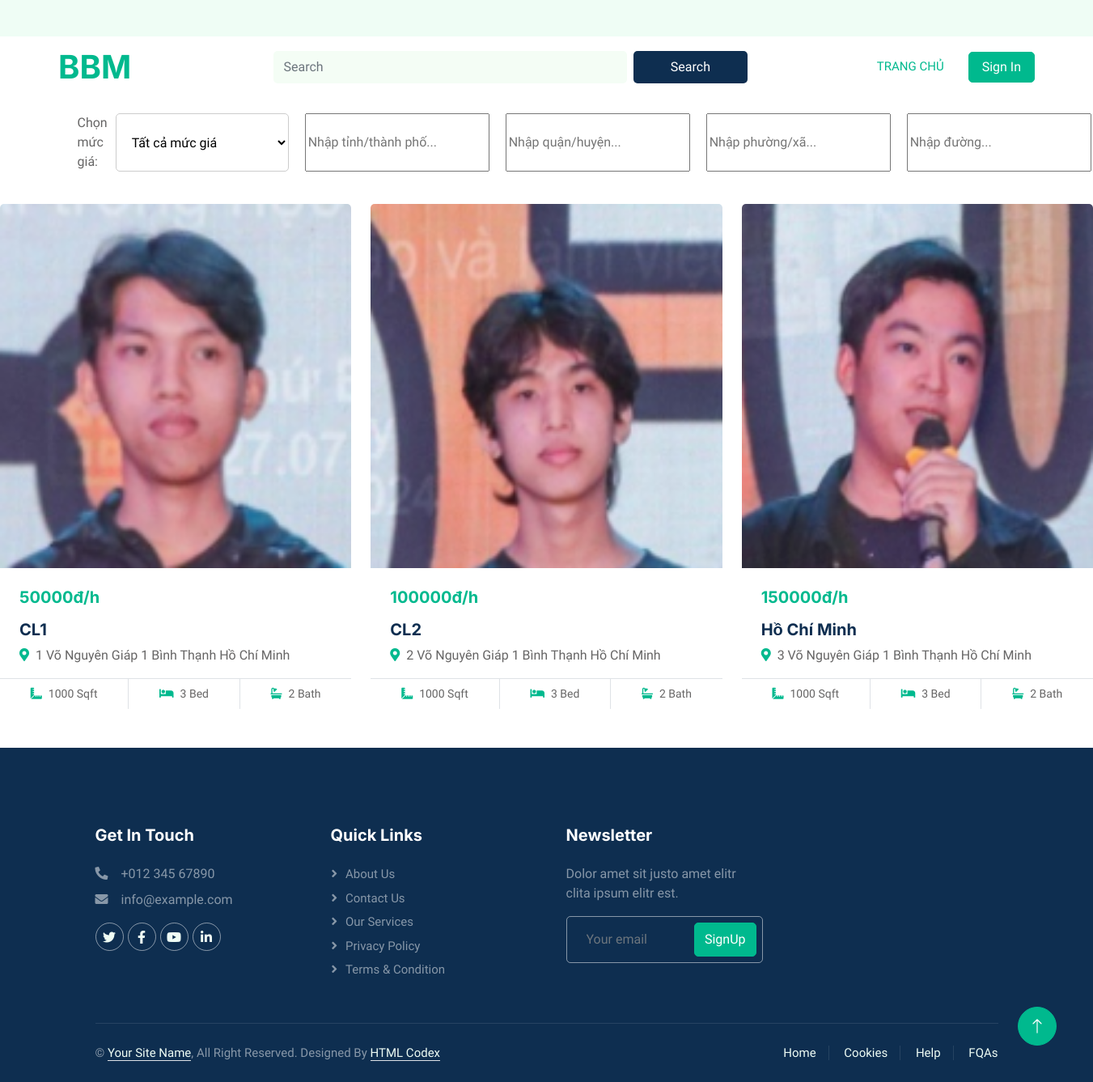
/filter/, run on the app's committed database.
### BCourt/models.py (models this page shows, shortened)
class Court(models.Model):
    courtManager = models.ForeignKey("BUser.User", on_delete=models.CASCADE, limit_choices_to={'role':'courtmanager'})
    maCourt = models.CharField(default='',max_length=10, primary_key=True)
    name = models.CharField(max_length=100)
    address = models.ForeignKey(Address, on_delete=models.CASCADE)
    price = models.IntegerField(validators=[MinValueValidator(10000)])
    description = models.CharField(default='',max_length=255, null=True, blank= True)
    img = models.ImageField(upload_to="images/", verbose_name="Hình ảnh sân")
    courtStaff=models.ManyToManyField("BUser.User", limit_choices_to={'role':'courtstaff'}, related_name="staffed_courts", blank=True)
    rateAvr = models.FloatField(default=0.0)  # Trung bình rating

class Address(models.Model):
    soNha=models.CharField(max_length=100)
    duong=models.CharField(max_length=100)
    phuong=models.CharField(max_length=100)
    quan=models.CharField(max_length=100)
    tinh=models.CharField(max_length=100)
    class Meta:
        unique_together = ['soNha', 'duong', 'phuong', 'quan', 'tinh']
    def __str__(self):
        return f"{self.soNha} {self.duong} {self.phuong} {self.quan} {self.tinh} "

### home/views.py (the view)
# urls.py: path('filter/', views.courtFilter, name='filter'),
def courtFilter(request):
    selected_price = request.GET.get("price", "")
    selected_tinh = request.GET.get("tinh", "")
    selected_quan = request.GET.get("quan", "")
    selected_phuong = request.GET.get("phuong", "")
    selected_duong = request.GET.get("duong", "")
    courts = Court.objects.all()
    if selected_price == "low":
        courts = courts.filter(price__lt=50000)
    elif selected_price == "medium":
        courts = courts.filter(price__gte=50000, price__lte=100000)
    elif selected_price == "high":
        courts = courts.filter(price__gt=100000)
    if selected_tinh:
        courts = courts.filter(address__tinh__icontains=selected_tinh)
    if selected_quan:
        courts = courts.filter(address__quan__icontains=selected_quan)
    if selected_phuong:
        courts = courts.filter(address__phuong__icontains=selected_phuong)
    if selected_duong:
        courts = courts.filter(address__duong__icontains=selected_duong)
    context = {
        "courts": courts,
    }
    return render(request, "home/filter.html", context)

### home/templates/home/filter.html
{% extends "master_page.html" %}
{%load static%}
{%block navbar%}
    {%include '../navbar.html' %}
{%endblock%}
{%block footer%}
    {%include '../footer.html' %}
{%endblock%}
{%block content%}
{%include '../filter.html' %}
<div class="row g-4">
    {% for court in courts %}
    <div class="col-lg-4 col-md-6 wow fadeInUp">
        <div class="property-court rounded overflow-hidden">
            <div class="position-relative overflow-hidden">
                <a href="{% url 'detail' court.maCourt %}"><img class="img-fluid" style="height: 450px;" src="{{court.img.url}}" alt=""></a>
            </div>
            <div class="p-4 pb-0">
                <h5 class="text-primary mb-3">{{court.price}}đ/h</h5>
                <a class="d-block h5 mb-2" href="{% url 'detail' court.maCourt %}">{{court.name}}</a>
                <p><i class="fa fa-map-marker-alt text-primary me-2"></i>{{court.address}}</p>
            </div>
            <div class="d-flex border-top">
                <small class="flex-fill text-center border-end py-2"><i class="fa fa-ruler-combined text-primary me-2"></i>1000 Sqft</small>
                <small class="flex-fill text-center border-end py-2"><i class="fa fa-bed text-primary me-2"></i>3 Bed</small>
                <small class="flex-fill text-center py-2"><i class="fa fa-bath text-primary me-2"></i>2 Bath</small>
            </div>
        </div>
    </div>
    {% empty %}
    <li>Không tìm thấy kết quả nào.</li>
    {% endfor %}
</div>
{%endblock%}

### home/static/home/css/style.css (style rules this page uses)
:root { --primary: #00B98E; --secondary: #FF6922; --light: #EFFDF5; --dark: #0E2E50; }

### data on the page
Court: img (picture), price "50000", name "CL1", address "1 Võ Nguyên Giáp 1 Bình Thạnh Hồ Chí Minh"
Court: img (picture), price "100000", name "CL2", address "2 Võ Nguyên Giáp 1 Bình Thạnh Hồ Chí Minh"
Court: img (picture), price "150000", name "Hồ Chí Minh", address "3 Võ Nguyên Giáp 1 Bình Thạnh Hồ Chí Minh"
